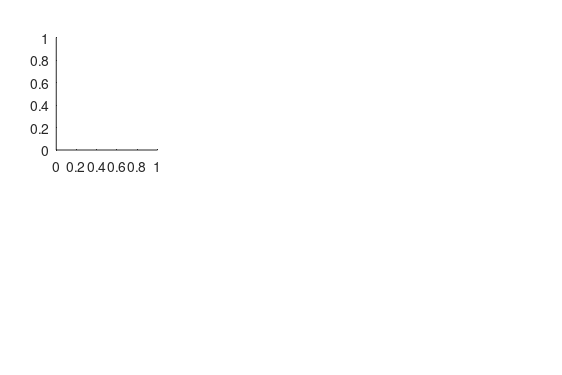

Write MATLAB code to recreate this figure. (Note: this script raises an error after producing the figure.)
% Author: Etay Hay
% Orientation processing by synaptic integration across first-order tactile neurons (Hay and Pruszynski 2020)

warning off
close all;
clear all;
rng(1234);

savefig = 'y';
filetype = '-dtiff';
ploscb_pwidth = 19.05;
ploscb_pheight = 22.23;

ff1 = figure();
set(gcf,'paperunits','centimeters');
pwidth = ploscb_pwidth*3/4;
pheight = ploscb_pwidth/2;
set(gcf,'papersize',[pwidth pheight]);
set(gcf,'paperposition',[0, 0, pwidth, pheight]);

Nboot = 100;
colors = {'r','b',0.5*[0,1,0],'k'};
colors2 = {0.8*[1,0,0],0.8*[0,0,1],0.8*[1,1,1],0.8*[0,1,0]};
t_wins = [5,10,20,50,0];
t_wins2 = [5,10,20,50,100];
xticks = [5,20,50,100];
xlabels = {'5','20','50','Inf'};
noises = [0,1,5,10];

% A
subplot('position',[0.1 0.6 0.18 0.3])
nc_type = 1;
noise_i = 4;
angle_inds = [3,5,6];
hold on
mperf = [];
for angle_i = 1:length(angle_inds)
	for t_win_i = 1:length(t_wins)
		load(['models/N1acc1_1_nc',int2str(nc_type),'_nz',int2str(noises(noise_i)),'_tw',int2str(t_wins(t_win_i)),'_ga.mat']);
		x = performance(:,angle_inds(angle_i));
		[ci,bs] = bootci(Nboot,@mean,x);
		mperf(angle_i,t_win_i) = mean(bs);
		lb(t_win_i) = ci(1);
		ub(t_win_i) = ci(2);
	end
	bounds = [lb,fliplr(ub)];
	fill([t_wins2,fliplr(t_wins2)],bounds,colors{angle_i},'edgecolor','none')
	alpha(0.3)
end
for angle_i = 1:length(angle_inds)
	plot(t_wins2,mperf(angle_i,:),'o','color',colors{angle_i},'markerfacecolor',colors{angle_i},'markersize',2)
	plot(t_wins2,mperf(angle_i,:),'color',colors{angle_i},'linewidth',1)
end
xlim([-1,110])
ylim([0.4,1.05])
xl = xlim;
yl = ylim;
for angle_i = 1:length(angle_inds)
	text(115,yl(1)+(0.75-0.12*(angle_i-1))*(yl(2)-yl(1)),[int2str(senss(angle_inds(angle_i))),'\circ'],'fontname','arial','fontsize',8)
	plot(110,yl(1)+(0.75-0.12*(angle_i-1))*(yl(2)-yl(1)),'o','color',colors{angle_i},'markerfacecolor',colors{angle_i},'markersize',2)
end
text(135,0.8,'\theta','fontname','arial','fontsize',8)
plot(xl,0.5*[1,1],'--','color',0.5*[1,1,1])
text(xl(1)+0.6*(xl(2)-xl(1)),0.47,'Chance','color',0.5*[1,1,1],'fontname','arial','fontsize',8)
hold off
ylabel('Test Performance','fontname','arial','fontsize',8);
annotation('textbox',[0.1 0.91 0.3 0.05],'edgecolor','none','string',['AMPA, noise = ',int2str(noises(noise_i)),'%'],'fontname','arial','fontsize',8);
set(gca,'box','off')
set(gca,'tickdir','out')
set(gca,'fontname','arial','fontsize',8);
set(gca,'xtick',xticks);
set(gca,'xticklabel',xlabels)
set(gca,'ytick',[0.4:0.2:1]);
xlabel('Time window (ms)','fontname','arial','fontsize',8);

% B
subplot('position',[0.43 0.6 0.18 0.3])
nc_type = 2;
noise_i = 4;
angle_inds = [3,5,6];
hold on
mperf = [];
for angle_i = 1:length(angle_inds)
	for t_win_i = 1:length(t_wins)
		load(['models/N1acc1_1_nc',int2str(nc_type),'_nz',int2str(noises(noise_i)),'_tw',int2str(t_wins(t_win_i)),'_ga.mat']);
		x = performance(:,angle_inds(angle_i));
		[ci,bs] = bootci(Nboot,@mean,x);
		mperf(angle_i,t_win_i) = mean(bs);
		lb(t_win_i) = ci(1);
		ub(t_win_i) = ci(2);
	end
	bounds = [lb,fliplr(ub)];
	fill([t_wins2,fliplr(t_wins2)],bounds,colors{angle_i},'edgecolor','none')
	alpha(0.3)
end
for angle_i = 1:length(angle_inds)
	plot(t_wins2,mperf(angle_i,:),'o','color',colors{angle_i},'markerfacecolor',colors{angle_i},'markersize',2)
	plot(t_wins2,mperf(angle_i,:),'color',colors{angle_i},'linewidth',1)
end
xlim([-1,110])
ylim([0.4,1.05])
xl = xlim;
yl = ylim;
for angle_i = 1:length(angle_inds)
	text(115,yl(1)+(0.75-0.12*(angle_i-1))*(yl(2)-yl(1)),[int2str(senss(angle_inds(angle_i))),'\circ'],'fontname','arial','fontsize',8)
	plot(110,yl(1)+(0.75-0.12*(angle_i-1))*(yl(2)-yl(1)),'o','color',colors{angle_i},'markerfacecolor',colors{angle_i},'markersize',2)
end
text(135,0.8,'\theta','fontname','arial','fontsize',8)
plot(xl,0.5*[1,1],'--','color',0.5*[1,1,1])
text(xl(1)+0.6*(xl(2)-xl(1)),0.47,'Chance','color',0.5*[1,1,1],'fontname','arial','fontsize',8)
hold off
ylabel('Test Performance','fontname','arial','fontsize',8);
annotation('textbox',[0.43 0.91 0.3 0.05],'edgecolor','none','string',['NMDA, noise = ',int2str(noises(noise_i)),'%'],'fontname','arial','fontsize',8);
set(gca,'box','off')
set(gca,'tickdir','out')
set(gca,'fontname','arial','fontsize',8);
set(gca,'xtick',xticks);
set(gca,'xticklabel',xlabels)
set(gca,'ytick',[0.4:0.2:1]);
xlabel('Time window (ms)','fontname','arial','fontsize',8);

% C
subplot('position',[0.76 0.6 0.18 0.27])
annotation('textbox',[0.72 0.91 0.4 0.05],'edgecolor','none','string',['AMPA - NMDA, noise = ',int2str(noises(noise_i)),'%'],'fontname','arial','fontsize',8);
hold on
mperf = [];
for angle_i = 1:length(angle_inds)
	for t_win_i = 1:length(t_wins)
		load(['models/N1acc1_1_nc1_nz',int2str(noises(noise_i)),'_tw',int2str(t_wins(t_win_i)),'_ga.mat']);
		performance_A = performance;
		load(['models/N1acc1_1_nc2_nz',int2str(noises(noise_i)),'_tw',int2str(t_wins(t_win_i)),'_ga.mat']);
		performance_N = performance;
		x = performance_A(:,angle_inds(angle_i)) - performance_N(:,angle_inds(angle_i));
		[ci,bs] = bootci(Nboot,@mean,x);
		mperf(1,t_win_i) = mean(bs);
		lb(t_win_i) = ci(1);
		ub(t_win_i) = ci(2);
	end
	bounds = [lb,fliplr(ub)];
	fill([t_wins2,fliplr(t_wins2)],bounds,colors{angle_i},'edgecolor','none')
	alpha(0.3)
	plot(t_wins2,mperf(1,:),'o','color',colors{angle_i},'markerfacecolor',colors{angle_i},'markersize',2)
	plot(t_wins2,mperf(1,:),'color',colors{angle_i},'linewidth',1)
end
xlim([-1,110])
ylim([-0.2,0.3])
xl = xlim;
yl = ylim;
for angle_i = 1:length(angle_inds)
	text(xl(1)+0.75*(xl(2)-xl(1)),yl(1)+(0.85-0.12*(angle_i-1))*(yl(2)-yl(1)),[int2str(senss(angle_inds(angle_i))),'\circ'],'fontname','arial','fontsize',8)
	plot(xl(1)+0.7*(xl(2)-xl(1)),yl(1)+(0.85-0.12*(angle_i-1))*(yl(2)-yl(1)),'o','color',colors{angle_i},'markerfacecolor',colors{angle_i},'markersize',2)
end
text(xl(1)+0.9*(xl(2)-xl(1)),yl(1)+0.7*(yl(2)-yl(1)),'\theta','fontname','arial','fontsize',8)
hold off
ylabel('\Delta Test Performance','fontname','arial','fontsize',8);
set(gca,'box','off')
set(gca,'tickdir','out')
set(gca,'fontname','arial','fontsize',8);
set(gca,'xtick',xticks);
set(gca,'xticklabel',xlabels)
set(gca,'ytick',[-0.2:0.2:0.4]);
xlabel('Time window (ms)','fontname','arial','fontsize',8);

% D
subplot('position',[0.1 0.1 0.18 0.3])
nc_type = 1;
hold on
mperf = [];
for noise_i = 1:length(noises)
	load(['models/N1acc1_1_nc',int2str(nc_type),'_nz',int2str(noises(noise_i)),'_tw5_ga.mat']);
	for k2 = 1:size(performance,2)
		x = performance(:,k2);
		if noises(noise_i) == 0
			ci = mean(x)*[1,1];
			mperf(noise_i,k2) = mean(x);
		else
			[ci,bs] = bootci(Nboot,@mean,x);
			mperf(noise_i,k2) = mean(bs);
		end
		lb(k2) = ci(1);
		ub(k2) = ci(2);
	end
	bounds = [lb,fliplr(ub)];
	fill([senss,fliplr(senss)],bounds,colors{noise_i},'edgecolor','none')
	alpha(0.3)
end
for noise_i = 1:length(noises)
	plot(senss,mperf(noise_i,:),'o','color',colors{noise_i},'markerfacecolor',colors{noise_i},'markersize',2)
	plot(senss,mperf(noise_i,:),'color',colors{noise_i},'linewidth',1)
end
xlim([-1,23])
ylim([0.4,1.05])
xl = xlim;
yl = ylim;
for noise_i = 1:length(noises)
	text(xl(1)+0.72*(xl(2)-xl(1)),yl(1)+(0.7-0.12*(noise_i-1))*(yl(2)-yl(1)),[int2str(noises(noise_i)),'%'],'fontname','arial','fontsize',8)
	plot(xl(1)+0.67*(xl(2)-xl(1)),yl(1)+(0.7-0.12*(noise_i-1))*(yl(2)-yl(1)),'o','color',colors{noise_i},'markerfacecolor',colors{noise_i},'markersize',2)
end
text(xl(2),0.7,'Noise','fontname','arial','fontsize',8,'rotation',90)
plot(xl,0.5*[1,1],'--','color',0.5*[1,1,1])
text(xl(1)+0.6*(xl(2)-xl(1)),0.47,'Chance','color',0.5*[1,1,1],'fontname','arial','fontsize',8)
hold off
annotation('textbox',[0.1 0.4 0.3 0.05],'edgecolor','none','string','AMPA, t_{win} = 5 ms','fontname','arial','fontsize',8);
set(gca,'box','off')
set(gca,'tickdir','out')
set(gca,'fontname','arial','fontsize',8);
set(gca,'xtick',senss(end:-1:1));
set(gca,'ytick',[0.4:0.2:1]);
xlabel('Orientation (\circ)','fontname','arial','fontsize',8);
ylabel('Test Performance','fontname','arial','fontsize',8);

% E
subplot('position',[0.43 0.1 0.18 0.3])
nc_type = 2;
hold on
mperf = [];
for noise_i = 1:length(noises)
	load(['models/N1acc1_1_nc',int2str(nc_type),'_nz',int2str(noises(noise_i)),'_tw5_ga.mat']);
	for k2 = 1:size(performance,2)
		x = performance(:,k2);
		if noises(noise_i) == 0
			ci = mean(x)*[1,1];
			mperf(noise_i,k2) = mean(x);
		else
			[ci,bs] = bootci(Nboot,@mean,x);
			mperf(noise_i,k2) = mean(bs);
		end
		lb(k2) = ci(1);
		ub(k2) = ci(2);
	end
	bounds = [lb,fliplr(ub)];
	fill([senss,fliplr(senss)],bounds,colors{noise_i},'edgecolor','none')
	alpha(0.3)
end
for noise_i = 1:length(noises)
	plot(senss,mperf(noise_i,:),'o','color',colors{noise_i},'markerfacecolor',colors{noise_i},'markersize',2)
	plot(senss,mperf(noise_i,:),'color',colors{noise_i},'linewidth',1)
end
xlim([-1,23])
ylim([0.4,1.05])
xl = xlim;
yl = ylim;
for noise_i = 1:length(noises)
	text(xl(1)+0.72*(xl(2)-xl(1)),yl(1)+(0.7-0.12*(noise_i-1))*(yl(2)-yl(1)),[int2str(noises(noise_i)),'%'],'fontname','arial','fontsize',8)
	plot(xl(1)+0.67*(xl(2)-xl(1)),yl(1)+(0.7-0.12*(noise_i-1))*(yl(2)-yl(1)),'o','color',colors{noise_i},'markerfacecolor',colors{noise_i},'markersize',2)
end
text(xl(2),0.7,'Noise','fontname','arial','fontsize',8,'rotation',90)
plot(xl,0.5*[1,1],'--','color',0.5*[1,1,1])
text(xl(1)+0.6*(xl(2)-xl(1)),0.47,'Chance','color',0.5*[1,1,1],'fontname','arial','fontsize',8)
hold off
annotation('textbox',[0.43 0.4 0.3 0.05],'edgecolor','none','string','NMDA, t_{win} = 5 ms','fontname','arial','fontsize',8);
set(gca,'box','off')
set(gca,'tickdir','out')
set(gca,'fontname','arial','fontsize',8);
set(gca,'xtick',senss(end:-1:1));
set(gca,'ytick',[0.4:0.2:1]);
xlabel('Orientation (\circ)','fontname','arial','fontsize',8);
ylabel('Test Performance','fontname','arial','fontsize',8);


% F
subplot('position',[0.76 0.1 0.18 0.27])
annotation('textbox',[0.72 0.4 0.4 0.05],'edgecolor','none','string','AMPA - NMDA, t_{win} = 5 ms','fontname','arial','fontsize',8);
hold on
mperf = [];
for noise_i = 2:length(noises)
	load(['models/N1acc1_1_nc1_nz',int2str(noises(noise_i)),'_tw5_ga.mat']);
	performance_A = performance;
	load(['models/N1acc1_1_nc2_nz',int2str(noises(noise_i)),'_tw5_ga.mat']);
	performance_N = performance;
	for k2 = 1:size(performance,2)
		x = performance_A(:,k2) - performance_N(:,k2);
		if noises(noise_i) == 0
			ci = mean(x)*[1,1];
			mperf(1,k2) = mean(x);
		else
			[ci,bs] = bootci(Nboot,@mean,x);
			mperf(1,k2) = mean(bs);
		end
		lb(k2) = ci(1);
		ub(k2) = ci(2);
	end
	bounds = [lb,fliplr(ub)];
	fill([senss,fliplr(senss)],bounds,colors{noise_i},'edgecolor','none')
	alpha(0.3)
	plot(senss,mperf(1,:),'o','color',colors{noise_i},'markerfacecolor',colors{noise_i},'markersize',2)
	plot(senss,mperf(1,:),'color',colors{noise_i},'linewidth',1)
end
xlim([-1,23])
ylim([-0.1,0.2])
xl = xlim;
yl = ylim;
for noise_i = 2:length(noises)
	text(xl(1)+0.6*(xl(2)-xl(1)),yl(1)+(0.95-0.12*(noise_i-2))*(yl(2)-yl(1)),[int2str(noises(noise_i)),'%'],'fontname','arial','fontsize',8)
	plot(xl(1)+0.55*(xl(2)-xl(1)),yl(1)+(0.95-0.12*(noise_i-2))*(yl(2)-yl(1)),'o','color',colors{noise_i},'markerfacecolor',colors{noise_i},'markersize',2)
end
text(xl(1)+0.9*(xl(2)-xl(1)),yl(1)+0.7*(yl(2)-yl(1)),'Noise','fontname','arial','fontsize',8,'rotation',90)
hold off
set(gca,'box','off')
set(gca,'tickdir','out')
set(gca,'fontname','arial','fontsize',8);
set(gca,'xtick',senss(end:-1:1));
set(gca,'ytick',[-0.2:0.1:0.2]);
xlabel('Orientation (\circ)','fontname','arial','fontsize',8);
ylabel('\Delta Test Performance','fontname','arial','fontsize',8);


annotation('textbox',[0 0.95 0.05 0.05],'edgecolor','none','string','A','fontname','arial','fontsize',12,'fontweight','bold');
annotation('textbox',[0.33 0.95 0.05 0.05],'edgecolor','none','string','B','fontname','arial','fontsize',12,'fontweight','bold');
annotation('textbox',[0.66 0.95 0.05 0.05],'edgecolor','none','string','C','fontname','arial','fontsize',12,'fontweight','bold');
annotation('textbox',[0 0.45 0.05 0.05],'edgecolor','none','string','D','fontname','arial','fontsize',12,'fontweight','bold');
annotation('textbox',[0.33 0.45 0.05 0.05],'edgecolor','none','string','E','fontname','arial','fontsize',12,'fontweight','bold');
annotation('textbox',[0.66 0.45 0.05 0.05],'edgecolor','none','string','F','fontname','arial','fontsize',12,'fontweight','bold');


if strcmp(savefig,'y')
	print(ff1,filetype,'-r300','figures_tactile/3');
end





